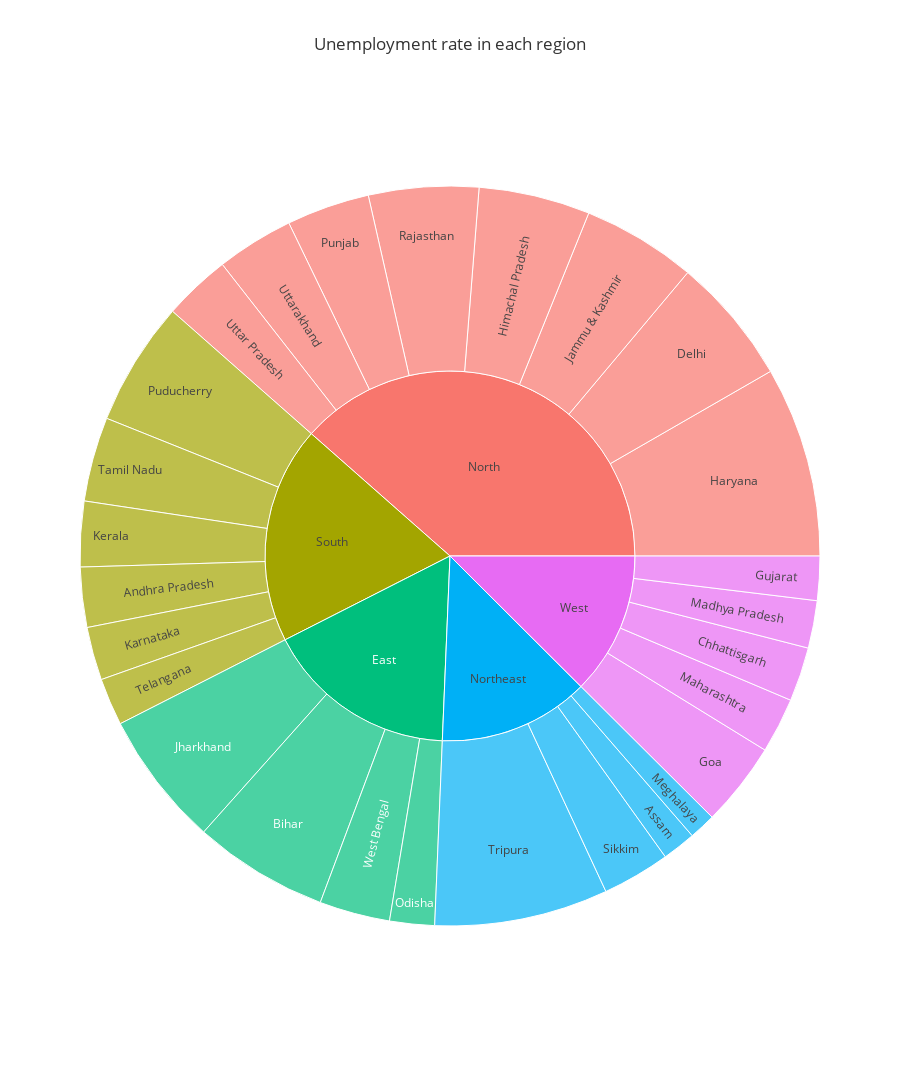

Here is the notebook cell this chart was saved with:
### Code cell
unemployData2 = data2[["Region.1","Region","Estimated Unemployment Rate (%)" , "Estimated Employed" , "Estimated Labour Participation Rate (%)"]]
unemploy2 = unemployData2.groupby(["Region.1","Region"])["Estimated Unemployment Rate (%)"].mean().reset_index()
fig = px.sunburst(unemploy2, path=["Region.1","Region"], values="Estimated Unemployment Rate (%)",
                  color_continuous_scale='Plasma', title='Unemployment rate in each region',
                  height=1150, template='ggplot2')
fig.show()

### Figure 1 — Plotly figure (JSON) as saved in the notebook; plotly's stock layout.template omitted (floating-point values rounded to 4 significant figures)
{"data": [{"branchvalues": "total", "domain": {"x": [0, 1], "y": [0, 1]}, "hovertemplate": "labels=%{label}<br>Estimated Unemployment Rate (%)=%{value}<br>parent=%{parent}<br>id=%{id}<extra></extra>", "ids": ["South/Andhra Pradesh", "Northeast/Assam", "East/Bihar", "West/Chhattisgarh", "North/Delhi", "West/Goa", "West/Gujarat", "North/Haryana", "North/Himachal Pradesh", "North/Jammu & Kashmir", "East/Jharkhand", "South/Karnataka", "South/Kerala", "West/Madhya Pradesh", "West/Maharashtra", "Northeast/Meghalaya", "East/Odisha", "South/Puducherry", "North/Punjab", "North/Rajasthan", "Northeast/Sikkim", "South/Tamil Nadu", "South/Telangana", "Northeast/Tripura", "North/Uttar Pradesh", "North/Uttarakhand", "East/West Bengal", "East", "North", "Northeast", "South", "West"], "labels": ["Andhra Pradesh", "Assam", "Bihar", "Chhattisgarh", "Delhi", "Goa", "Gujarat", "Haryana", "Himachal Pradesh", "Jammu & Kashmir", "Jharkhand", "Karnataka", "Kerala", "Madhya Pradesh", "Maharashtra", "Meghalaya", "Odisha", "Puducherry", "Punjab", "Rajasthan", "Sikkim", "Tamil Nadu", "Telangana", "Tripura", "Uttar Pradesh", "Uttarakhand", "West Bengal", "East", "North", "Northeast", "South", "West"], "name": "", "parents": ["South", "Northeast", "East", "West", "North", "West", "West", "North", "North", "North", "East", "South", "South", "West", "West", "Northeast", "East", "South", "North", "North", "Northeast", "South", "South", "Northeast", "North", "North", "East", "", "", "", "", ""], "type": "sunburst", "values": [8.664, 4.856, 19.47, 7.819, 18.41, 12.17, 6.376, 27.48, 16.07, 16.48, 19.54, 7.668, 9.434, 6.854, 7.979, 3.866, 6.462, 17.94, 11.98, 15.87, 9.793, 12.19, 6.833, 25.05, 9.737, 11.16, 10.19, 55.66, 127.2, 43.57, 62.73, 41.2]}], "layout": {"height": 1150, "legend": {"tracegroupgap": 0}, "title": {"text": "Unemployment rate in each region"}}}
